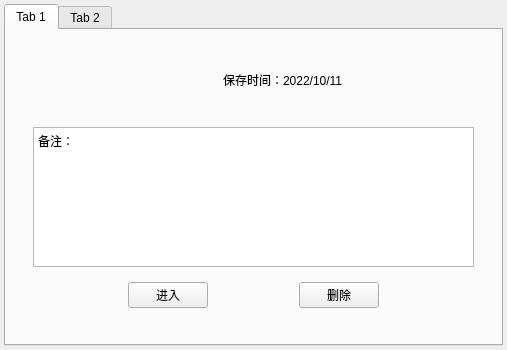
<?xml version="1.0" encoding="UTF-8"?>
<ui version="4.0">
 <class>Saves_Unit</class>
 <widget class="qMRMLWidget" name="Saves_Unit">
  <property name="geometry">
   <rect>
    <x>0</x>
    <y>0</y>
    <width>507</width>
    <height>350</height>
   </rect>
  </property>
  <property name="styleSheet">
   <string notr="true"/>
  </property>
  <layout class="QHBoxLayout" name="horizontalLayout_2">
   <property name="leftMargin">
    <number>4</number>
   </property>
   <property name="topMargin">
    <number>4</number>
   </property>
   <property name="rightMargin">
    <number>4</number>
   </property>
   <property name="bottomMargin">
    <number>4</number>
   </property>
   <item>
    <widget class="QTabWidget" name="tabWidget">
     <widget class="QWidget" name="tab">
      <attribute name="title">
       <string>Tab 1</string>
      </attribute>
      <layout class="QHBoxLayout" name="horizontalLayout_4">
       <item>
        <widget class="QWidget" name="widget" native="true">
         <layout class="QVBoxLayout" name="verticalLayout_2">
          <item>
           <layout class="QVBoxLayout" name="verticalLayout" stretch="0,0">
            <item>
             <layout class="QHBoxLayout" name="horizontalLayout">
              <item>
               <widget class="QLabel" name="img">
                <property name="minimumSize">
                 <size>
                  <width>64</width>
                  <height>64</height>
                 </size>
                </property>
                <property name="maximumSize">
                 <size>
                  <width>64</width>
                  <height>64</height>
                 </size>
                </property>
                <property name="text">
                 <string/>
                </property>
               </widget>
              </item>
              <item>
               <spacer name="horizontalSpacer_2">
                <property name="orientation">
                 <enum>Qt::Horizontal</enum>
                </property>
                <property name="sizeHint" stdset="0">
                 <size>
                  <width>40</width>
                  <height>20</height>
                 </size>
                </property>
               </spacer>
              </item>
              <item>
               <widget class="QLabel" name="label">
                <property name="text">
                 <string>保存时间：2022/10/11</string>
                </property>
               </widget>
              </item>
              <item>
               <spacer name="horizontalSpacer">
                <property name="orientation">
                 <enum>Qt::Horizontal</enum>
                </property>
                <property name="sizeHint" stdset="0">
                 <size>
                  <width>40</width>
                  <height>20</height>
                 </size>
                </property>
               </spacer>
              </item>
              <item>
               <spacer name="horizontalSpacer_3">
                <property name="orientation">
                 <enum>Qt::Horizontal</enum>
                </property>
                <property name="sizeType">
                 <enum>QSizePolicy::Fixed</enum>
                </property>
                <property name="sizeHint" stdset="0">
                 <size>
                  <width>12</width>
                  <height>20</height>
                 </size>
                </property>
               </spacer>
              </item>
             </layout>
            </item>
            <item>
             <widget class="QWidget" name="widget_2" native="true">
              <layout class="QVBoxLayout" name="verticalLayout_3">
               <item>
                <widget class="QTextEdit" name="textEdit">
                 <property name="html">
                  <string>&lt;!DOCTYPE HTML PUBLIC &quot;-//W3C//DTD HTML 4.0//EN&quot; &quot;http://www.w3.org/TR/REC-html40/strict.dtd&quot;&gt;
&lt;html&gt;&lt;head&gt;&lt;meta name=&quot;qrichtext&quot; content=&quot;1&quot; /&gt;&lt;style type=&quot;text/css&quot;&gt;
p, li { white-space: pre-wrap; }
&lt;/style&gt;&lt;/head&gt;&lt;body style=&quot; font-family:'SimSun'; font-size:9pt; font-weight:400; font-style:normal;&quot;&gt;
&lt;p style=&quot; margin-top:0px; margin-bottom:0px; margin-left:0px; margin-right:0px; -qt-block-indent:0; text-indent:0px;&quot;&gt;备注：&lt;/p&gt;&lt;/body&gt;&lt;/html&gt;</string>
                 </property>
                </widget>
               </item>
               <item>
                <widget class="QWidget" name="widget_3" native="true">
                 <layout class="QHBoxLayout" name="horizontalLayout_3">
                  <item>
                   <spacer name="horizontalSpacer_4">
                    <property name="orientation">
                     <enum>Qt::Horizontal</enum>
                    </property>
                    <property name="sizeHint" stdset="0">
                     <size>
                      <width>40</width>
                      <height>20</height>
                     </size>
                    </property>
                   </spacer>
                  </item>
                  <item>
                   <widget class="QPushButton" name="btn_enter">
                    <property name="text">
                     <string>进入</string>
                    </property>
                   </widget>
                  </item>
                  <item>
                   <spacer name="horizontalSpacer_5">
                    <property name="orientation">
                     <enum>Qt::Horizontal</enum>
                    </property>
                    <property name="sizeHint" stdset="0">
                     <size>
                      <width>40</width>
                      <height>20</height>
                     </size>
                    </property>
                   </spacer>
                  </item>
                  <item>
                   <widget class="QPushButton" name="btn_delete">
                    <property name="text">
                     <string>删除</string>
                    </property>
                   </widget>
                  </item>
                  <item>
                   <spacer name="horizontalSpacer_6">
                    <property name="orientation">
                     <enum>Qt::Horizontal</enum>
                    </property>
                    <property name="sizeHint" stdset="0">
                     <size>
                      <width>40</width>
                      <height>20</height>
                     </size>
                    </property>
                   </spacer>
                  </item>
                 </layout>
                </widget>
               </item>
              </layout>
             </widget>
            </item>
           </layout>
          </item>
         </layout>
        </widget>
       </item>
      </layout>
     </widget>
     <widget class="QWidget" name="tab_2">
      <attribute name="title">
       <string>Tab 2</string>
      </attribute>
     </widget>
    </widget>
   </item>
  </layout>
 </widget>
 <customwidgets>
  <customwidget>
   <class>qMRMLWidget</class>
   <extends>QWidget</extends>
   <header>qMRMLWidget.h</header>
   <container>1</container>
  </customwidget>
 </customwidgets>
 <resources/>
 <connections/>
</ui>
